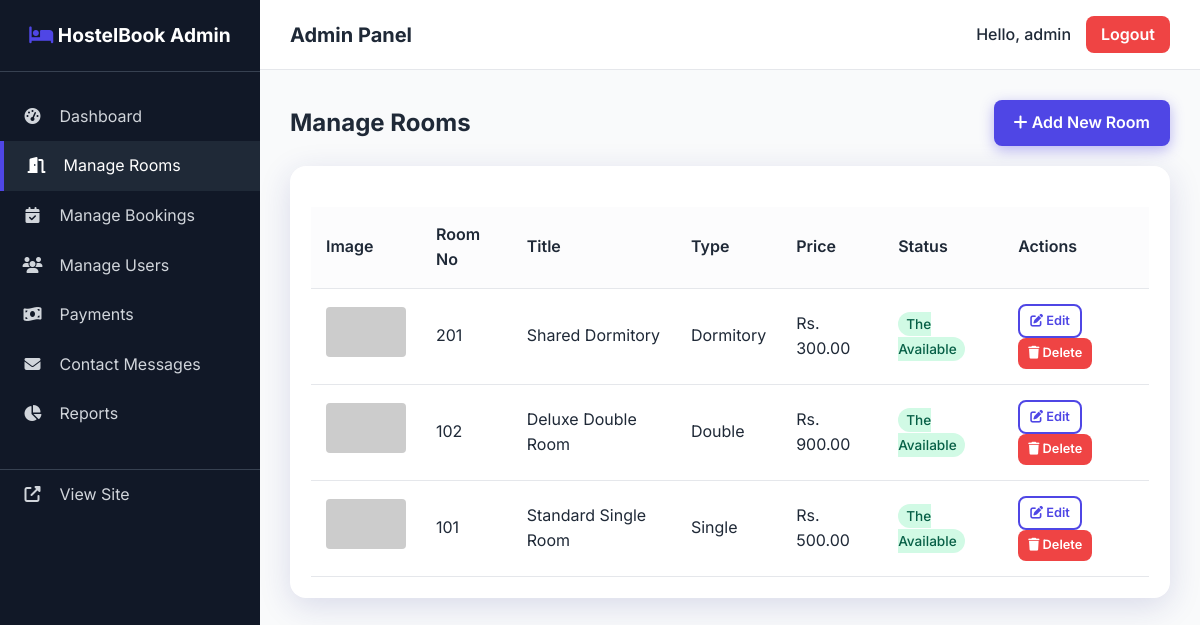
Page /admin/manage_rooms.php (signed in) on the committed database.
### tables this page shows
CREATE TABLE IF NOT EXISTS rooms (
    id INT AUTO_INCREMENT PRIMARY KEY,
    room_number VARCHAR(20) NOT NULL UNIQUE,
    title VARCHAR(100) NOT NULL,
    type VARCHAR(50) NOT NULL,
    description TEXT NOT NULL,
    price DECIMAL(10,2) NOT NULL,
    capacity INT NOT NULL,
    image VARCHAR(255) DEFAULT 'default_room.jpg',
    availability_status ENUM('Available', 'Unavailable') DEFAULT 'Available',
    facilities TEXT,
    created_at TIMESTAMP DEFAULT CURRENT_TIMESTAMP
);

### admin/manage_rooms.php (the view, shortened to what this page needs)
<?php
require_once __DIR__ . '/includes/admin_header.php';
$rooms = $conn->query("SELECT * FROM rooms ORDER BY id DESC")->fetchAll();
?>
<div style="display: flex; justify-content: space-between; align-items: center; margin-bottom: 20px;">
    <h2>Manage Rooms</h2>
    <a href="<?= BASE_URL ?>/admin/add_room.php" class="btn btn-primary"><i class="fas fa-plus"></i> Add New Room</a>
</div>
<div class="glass-panel" style="padding: 20px; background: white;">
    <div class="table-responsive">
        <table>
            <thead>
                <tr>
                    <th>Image</th>
                    <th>Room No</th>
                    <th>Title</th>
                    <th>Type</th>
                    <th>Price</th>
                    <th>Status</th>
                    <th>Actions</th>
                </tr>
            </thead>
            <tbody>
                <?php foreach ($rooms as $room): ?>
                    <tr>
                        <td><img src="<?= BASE_URL ?>/uploads/<?= htmlspecialchars($room['image']) ?>" alt="Room" style="width: 80px; height: 50px; object-fit: cover; border-radius: 4px;" onerror="this.src='https://via.placeholder.com/80x50?text=IMG'"></td>
                        <td><?= htmlspecialchars($room['room_number']) ?></td>
                        <td><?= htmlspecialchars($room['title']) ?></td>
                        <td><?= htmlspecialchars($room['type']) ?></td>
                        <td>Rs. <?= number_format($room['price'], 2) ?></td>
                        <td>
                            <?php if ($room['availability_status'] == 'Available'): ?>
                                <span class="badge badge-approved">The Available</span>
                            <?php else: ?>
                                <span class="badge badge-rejected">The Unavailable</span>
                            <?php endif; ?>
                        </td>
                        <td>
                            <a href="<?= BASE_URL ?>/admin/edit_room.php?id=<?= $room['id'] ?>" class="btn btn-secondary" style="padding: 5px 10px; font-size: 0.8rem; margin-right: 5px;"><i class="fas fa-edit"></i> Edit</a>
                            <a href="?delete_id=<?= $room['id'] ?>" class="btn btn-danger btn-delete" style="padding: 5px 10px; font-size: 0.8rem;" onclick="return confirm('Are you sure you want to delete this room?');"><i class="fas fa-trash"></i> Delete</a>
                        </td>
                    </tr>
                <?php endforeach; ?>
            </tbody>
        </table>
    </div>
</div>
<?php require_once __DIR__ . '/includes/admin_footer.php'; ?>

### assets/css/style.css (style rules this page uses)
:root { --primary-color: #4F46E5; --primary-hover: #4338CA; --secondary-color: #10B981; --bg-color: #F3F4F6; --text-main: #1F2937; --text-muted: #6B7280; --glass-bg: rgba(255, 255, 255, 0.7); --glass-border: rgba(255, 255, 255, 0.3); --glass-shadow: 0 8px 32px 0 rgba(31, 38, 135, 0.15); --danger: #EF4444; --success: #10B981; --warning: #F59E0B; }
* { margin: 0; padding: 0; box-sizing: border-box; font-family: 'Inter', sans-serif; }
body { background: var(--bg-color); color: var(--text-main); line-height: 1.6; background-image: radial-gradient(circle at 10% 20%, rgba(79, 70, 229, 0.1) 0%, rgba(79, 70, 229, 0) 90%), radial-gradient(circle at 90% 80%, rgba(16, 185, 129, 0.1) 0%, rgba(16, 185, 129, 0) 90%); background-attachment: fixed; min-height: 100vh; display: flex; flex-direction: column; }
a { text-decoration: none; color: var(--primary-color); transition: all 0.3s ease; }
.glass-panel { background: var(--glass-bg); backdrop-filter: blur(12px); -webkit-backdrop-filter: blur(12px); border: 1px solid var(--glass-border); border-radius: 16px; box-shadow: var(--glass-shadow); }
.btn { display: inline-block; padding: 10px 20px; border-radius: 8px; font-weight: 600; text-align: center; cursor: pointer; transition: all 0.3s ease; border: none; outline: none; }
.btn-primary { background: var(--primary-color); color: #fff; box-shadow: 0 4px 14px rgba(79, 70, 229, 0.39); }
.btn-secondary { background: transparent; color: var(--primary-color); border: 2px solid var(--primary-color); }
.btn-danger { background: var(--danger); color: white; }
.table-responsive { overflow-x: auto; }
table { width: 100%; border-collapse: collapse; margin-top: 20px; }
th, td { padding: 15px; text-align: left; border-bottom: 1px solid #E5E7EB; }
th { background-color: rgba(249, 250, 251, 0.5); font-weight: 600; }
.badge { padding: 4px 8px; border-radius: 9999px; font-size: 0.85rem; font-weight: 500; }
.badge-approved { background: #D1FAE5; color: #065F46; }

### admin/includes/admin_header.php (style rules this page uses)
body { background-color: #F9FAFB; background-image: none; }

### rows in the picture
rooms: room_number "201", title "Shared Dormitory", type "Dormitory", price "300.00", availability_status "The Available"
rooms: room_number "102", title "Deluxe Double Room", type "Double", price "900.00", availability_status "The Available"
rooms: room_number "101", title "Standard Single Room", type "Single", price "500.00", availability_status "The Available"

### other values in the picture
$_SESSION['admin_username'] "admin"
